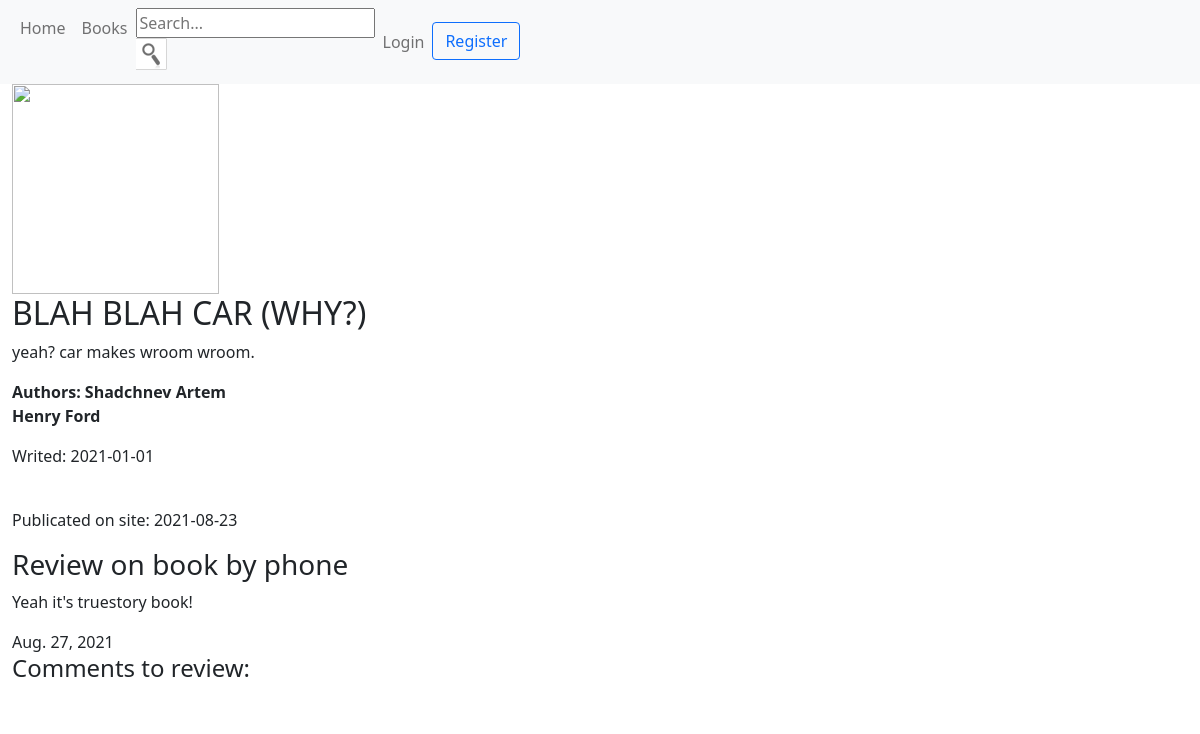
The page /books/2/ on the database its author committed.
### bookfinder/models.py (models this page shows, shortened)
class Book(models.Model):
    name = models.CharField(max_length=255)
    description = models.TextField(max_length=500, null=True)
    publication_date = models.DateField(default=timezone.now)
    writing_date = models.DateField()
    genres = models.ManyToManyField(Genre, related_name='books')
    authors = models.ManyToManyField(Author, related_name='books')
    picture_src = models.URLField(max_length=200, null=True)

class Author(models.Model):
    full_name = models.CharField(max_length=255)
    biography = models.TextField(max_length=500)

class BookReview(models.Model):
    book = models.OneToOneField(Book, on_delete=models.CASCADE, related_name='review')
    author = models.ForeignKey(User, on_delete=models.SET_NULL, null=True)
    text = models.TextField(max_length=1023)
    publication_date = models.DateField(default=timezone.now)

### bookfinder/views.py (the view, shortened to what this page needs)
# urls.py: path('<int:pk>/', BookPageView.as_view(), name='book-detail'),
class BookPageView(FormMixin, DetailView):
    model = Book
    template_name = 'detail_book.html'
    form_class = CommentForm
    context_object_name = 'book'
    def get_context_data(self, **kwargs):
        context = super(BookPageView, self).get_context_data(**kwargs)
        context['review'] = BookReview.objects.filter(book=context['book'])
        if context['review']:
            context['review'] = context['review'].first()
            context['comments'] = context['review'].comments.all()
        elif self.request.user.has_perm("bookfinder.add_bookreview"):
            context['review_form'] = ReviewForm()
        return context

### bookfinder/forms.py
class CommentForm(forms.ModelForm):
    text = forms.CharField(max_length=255)
    class Meta:
        model = ReviewComment
        fields = ['text', ]

### templates/detail_book.html (shortened to what this page needs)
{% extends 'main/base.html' %}
{% load static %}
{% block content %}
    <img src="{{ book.picture_src }}" width="207" height="210" class="floated" />
    <h2><span>{{ book.name|upper }}</span></h2>
    <p>{{ book.description|safe }}</p>
    <b><p>
        {% if book.authors.count > 1 %}
            Authors:
            {% for author in book.authors.all %}
                {{ author.full_name }}<br>
            {% endfor %}
        {% else %}
            Author: {{ book.authors.first }}
        {% endif %}
    </p></b>
    <p>Writed: {{ book.writing_date|date:"c" }}</p>
    <br>
    <p>Publicated on site: {{ book.publication_date|date:"c" }}</p>
    {% if review %}
        <h3>Review on book by {{ review.author.username }}</h3>
        <p>{{ review.text }}</p>
        <span>{{ review.publication_date }}</span>
        <h4>Comments to review:</h4>
        <div class="coment-bottom bg-white p-2 px-4">
        </div>
    {% endif %}
{% endblock %}

### templates/main/base.html (shortened to what this page needs)
{% load static %}
<!DOCTYPE html>
<html lang="en">
<head>
    <link rel="stylesheet" type="text/css" href="{% static 'bookfinder/css/style.css' %}" />
    <link href="https://cdn.jsdelivr.net/npm/bootstrap@5.0.2/dist/css/bootstrap.min.css" rel="stylesheet">
</head>
<body>
    <div class="navbar navbar-expand-md navbar-light bg-light">
        <div class="container-fluid">
            <div class="navbar-nav mr-auto">
                <ul class="navbar-nav me-auto mb-2 mb-lg-0">
                    <li class="nav-item"><a class="nav-link" href="{% url 'home' %}" class="active"><span>Home</span></a></li>
                    <li class="nav-item"><a class="nav-link" href="{% url 'books' %}" class="active"><span>Books</span></a></li>
                    <li class="nav-item">
                        <form action="{% url 'books_search' %}" method="get">
                            <span>
                                <input name="q" type="text" class="keywords" placeholder="Search..." maxlength="50"/>
                                <input name="b" type="image" src="{% static 'bookfinder/images/search.gif' %}" class="button" />
                            </span>
                        </form>
                    </li>
                </ul>
            </div>
            <div class="navbar-collapse collapse w-100 order-3 dual-collapse2">
              <ul class="navbar-nav me-auto mb-2 mb-lg-0">
                {% if user.is_authenticated %}
                  <li class="nav-item">
                    <a class="nav-link" href={% url 'logout' %}>Logout</a>
                  </li>
                  <li class="nav-item">
                    <a class="btn btn-outline-primary" href={% url 'profile' %}>{{user.username|title}}</a>
                  </li>
                {% else %}
                  <li class="nav-item">
                    <a class="nav-link" href={% url 'login' %}>Login</a>
                  </li>
                  <li class="nav-item">
                     <a class="btn btn-outline-primary" href={% url 'register' %}>Register</a>
                  </li>
                {% endif %}
              </ul>
            </div>
        </div>
    </div>
    <div class="container-fluid">
        {% block content %}
        {% endblock %}
    </div>
</body>
</html>

### rows shown on the page
Book: name "BLAH BLAH CAR (WHY?)", description "yeah? car makes wroom wroom.", writing_date "2021-01-01", publication_date "2021-08-23"
Author: full_name "Shadchnev Artem"
Author: full_name "Henry Ford"
BookReview: author.username "phone", text "Yeah it's truestory book!", publication_date "Aug. 27, 2021"
